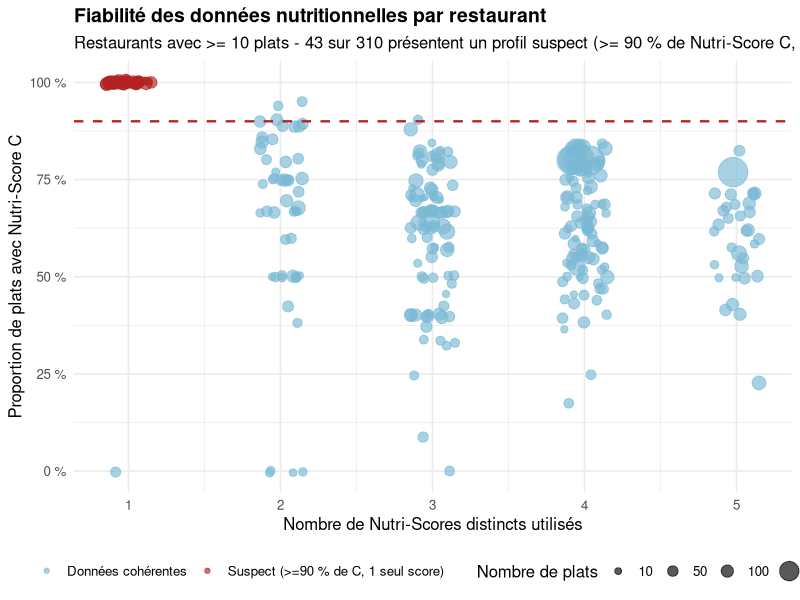

Here is the R script that generated this plot:
library(dplyr)
library(ggplot2)
library(readr)
library(scales)

menus      <- read_csv("../data/menus_complets_enrichis.csv", show_col_types = FALSE)
restaurants <- read_csv("../data/liste_restaurants.csv",       show_col_types = FALSE)

# Statistiques de fiabilité par restaurant
fiabilite <- menus %>%
  group_by(restaurant_id) %>%
  summarise(
    nb_plats           = n(),
    nb_scores_distincts = n_distinct(nutriscore),
    pct_C              = mean(nutriscore == "C") * 100,
    .groups            = "drop"
  ) %>%
  filter(nb_plats >= 10) %>%
  left_join(
    restaurants %>% select(code, nom),
    by = c("restaurant_id" = "code")
  ) %>%
  mutate(
    suspect = pct_C >= 90 & nb_scores_distincts == 1,
    label   = if_else(suspect & nb_plats >= 80, nom, NA_character_)
  )

# Graphique : scatter pct_C vs nb_scores_distincts, taille = nb_plats
ggplot(fiabilite,
       aes(x = nb_scores_distincts, y = pct_C,
           size = nb_plats, color = suspect)) +
  geom_jitter(alpha = 0.65, width = 0.15, height = 0.5) +
  geom_hline(yintercept = 90, linetype = "dashed", color = "firebrick", linewidth = 0.8) +
  ggrepel::geom_label_repel(
    aes(label = label),
    size = 2.8, color = "firebrick", fill = "white",
    box.padding = 0.4, max.overlaps = 12, show.legend = FALSE
  ) +
  scale_color_manual(
    values = c("FALSE" = "#7ab8d4", "TRUE" = "firebrick"),
    labels = c("FALSE" = "Données cohérentes", "TRUE" = "Suspect (>=90 % de C, 1 seul score)")
  ) +
  scale_size_continuous(range = c(2, 10), breaks = c(10, 50, 100, 500)) +
  scale_y_continuous(labels = function(x) paste0(x, " %")) +
  labs(
    title    = "Fiabilité des données nutritionnelles par restaurant",
    subtitle = paste0(
      "Restaurants avec >= 10 plats - ",
      sum(fiabilite$suspect), " sur ", nrow(fiabilite),
      " présentent un profil suspect (>= 90 % de Nutri-Score C, 1 valeur unique)"
    ),
    x        = "Nombre de Nutri-Scores distincts utilisés",
    y        = "Proportion de plats avec Nutri-Score C",
    color    = NULL,
    size     = "Nombre de plats"
  ) +
  theme_minimal(base_size = 12) +
  theme(
    plot.title     = element_text(face = "bold", size = 14),
    legend.position = "bottom"
  )

# Table des restaurants les plus suspects
fiabilite %>%
  filter(suspect) %>%
  arrange(desc(nb_plats)) %>%
  slice_head(n = 15) %>%
  select(
    `Restaurant`             = nom,
    `ID`                     = restaurant_id,
    `Nb plats`               = nb_plats,
    `% Nutri-Score C`        = pct_C,
    `Scores distincts`       = nb_scores_distincts
  ) %>%
  knitr::kable(
    caption = "Top 15 des restaurants au profil nutritionnel suspect",
    digits  = 1
  )
